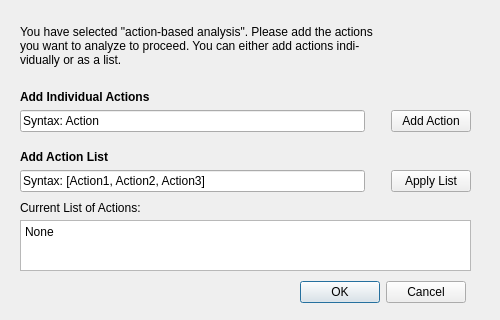
<?xml version="1.0" encoding="UTF-8"?>
<ui version="4.0">
 <class>Dialog</class>
 <widget class="QDialog" name="Dialog">
  <property name="geometry">
   <rect>
    <x>0</x>
    <y>0</y>
    <width>500</width>
    <height>320</height>
   </rect>
  </property>
  <property name="sizePolicy">
   <sizepolicy hsizetype="Fixed" vsizetype="Fixed">
    <horstretch>0</horstretch>
    <verstretch>0</verstretch>
   </sizepolicy>
  </property>
  <property name="minimumSize">
   <size>
    <width>500</width>
    <height>320</height>
   </size>
  </property>
  <property name="windowTitle">
   <string>Action List</string>
  </property>
  <widget class="QTextBrowser" name="textBrowser">
   <property name="geometry">
    <rect>
     <x>20</x>
     <y>220</y>
     <width>451</width>
     <height>51</height>
    </rect>
   </property>
   <property name="html">
    <string>&lt;!DOCTYPE HTML PUBLIC &quot;-//W3C//DTD HTML 4.0//EN&quot; &quot;http://www.w3.org/TR/REC-html40/strict.dtd&quot;&gt;
&lt;html&gt;&lt;head&gt;&lt;meta name=&quot;qrichtext&quot; content=&quot;1&quot; /&gt;&lt;style type=&quot;text/css&quot;&gt;
p, li { white-space: pre-wrap; }
&lt;/style&gt;&lt;/head&gt;&lt;body style=&quot; font-family:'Sans Serif'; font-size:9pt; font-weight:400; font-style:normal;&quot;&gt;
&lt;p style=&quot; margin-top:0px; margin-bottom:0px; margin-left:0px; margin-right:0px; -qt-block-indent:0; text-indent:0px;&quot;&gt;None&lt;/p&gt;&lt;/body&gt;&lt;/html&gt;</string>
   </property>
  </widget>
  <widget class="QWidget" name="gridLayoutWidget">
   <property name="geometry">
    <rect>
     <x>20</x>
     <y>90</y>
     <width>451</width>
     <height>102</height>
    </rect>
   </property>
   <layout class="QGridLayout" name="gridLayout">
    <item row="1" column="2">
     <widget class="QPushButton" name="pushButton_addAction">
      <property name="text">
       <string>Add Action</string>
      </property>
     </widget>
    </item>
    <item row="3" column="0">
     <widget class="QLabel" name="options_label_3">
      <property name="maximumSize">
       <size>
        <width>16777215</width>
        <height>20</height>
       </size>
      </property>
      <property name="text">
       <string>&lt;html&gt;&lt;head/&gt;&lt;body&gt;&lt;p&gt;&lt;span style=&quot; font-weight:600;&quot;&gt;Add Action List&lt;/span&gt;&lt;/p&gt;&lt;/body&gt;&lt;/html&gt;</string>
      </property>
     </widget>
    </item>
    <item row="0" column="0">
     <widget class="QLabel" name="options_label_2">
      <property name="maximumSize">
       <size>
        <width>16777215</width>
        <height>20</height>
       </size>
      </property>
      <property name="text">
       <string>&lt;html&gt;&lt;head/&gt;&lt;body&gt;&lt;p&gt;&lt;span style=&quot; font-weight:600;&quot;&gt;Add Individual Actions&lt;/span&gt;&lt;/p&gt;&lt;/body&gt;&lt;/html&gt;</string>
      </property>
     </widget>
    </item>
    <item row="1" column="0">
     <widget class="QLineEdit" name="lineEdit_action">
      <property name="text">
       <string>Syntax: Action</string>
      </property>
     </widget>
    </item>
    <item row="2" column="0">
     <spacer name="verticalSpacer">
      <property name="orientation">
       <enum>Qt::Vertical</enum>
      </property>
      <property name="sizeHint" stdset="0">
       <size>
        <width>20</width>
        <height>40</height>
       </size>
      </property>
     </spacer>
    </item>
    <item row="1" column="1">
     <spacer name="horizontalSpacer">
      <property name="orientation">
       <enum>Qt::Horizontal</enum>
      </property>
      <property name="sizeType">
       <enum>QSizePolicy::Fixed</enum>
      </property>
      <property name="sizeHint" stdset="0">
       <size>
        <width>20</width>
        <height>20</height>
       </size>
      </property>
     </spacer>
    </item>
    <item row="4" column="0">
     <widget class="QLineEdit" name="lineEdit_list">
      <property name="text">
       <string>Syntax: [Action1, Action2, Action3]</string>
      </property>
     </widget>
    </item>
    <item row="4" column="2">
     <widget class="QPushButton" name="pushButton_applyList">
      <property name="text">
       <string>Apply List</string>
      </property>
     </widget>
    </item>
   </layout>
  </widget>
  <widget class="QLabel" name="label">
   <property name="geometry">
    <rect>
     <x>20</x>
     <y>200</y>
     <width>191</width>
     <height>16</height>
    </rect>
   </property>
   <property name="text">
    <string>Current List of Actions:</string>
   </property>
  </widget>
  <widget class="QDialogButtonBox" name="buttonBox">
   <property name="geometry">
    <rect>
     <x>300</x>
     <y>280</y>
     <width>166</width>
     <height>24</height>
    </rect>
   </property>
   <property name="standardButtons">
    <set>QDialogButtonBox::Cancel|QDialogButtonBox::Ok</set>
   </property>
  </widget>
  <widget class="QLabel" name="label_2">
   <property name="geometry">
    <rect>
     <x>20</x>
     <y>10</y>
     <width>451</width>
     <height>71</height>
    </rect>
   </property>
   <property name="text">
    <string>You have selected &quot;action-based analysis&quot;. Please add the actions 
you want to analyze to proceed. You can either add actions indi-
vidually or as a list.</string>
   </property>
  </widget>
 </widget>
 <resources/>
 <connections/>
</ui>
